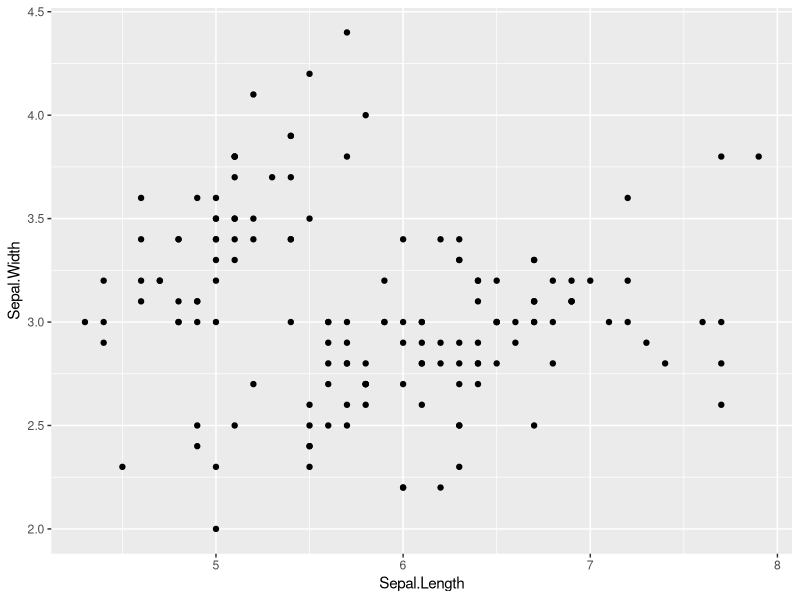
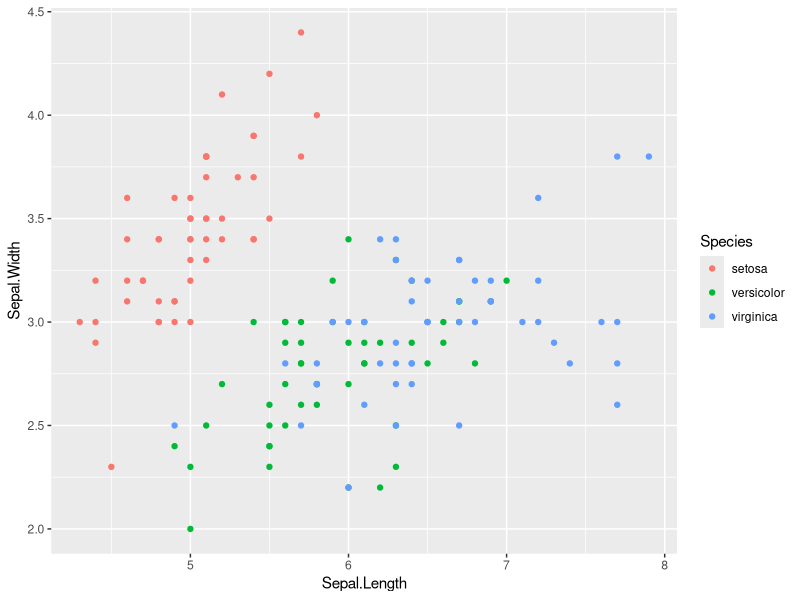
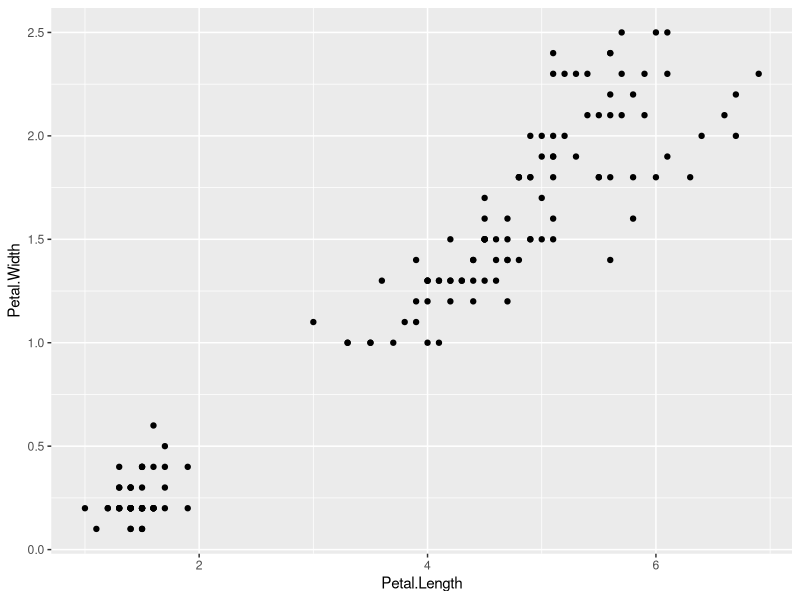
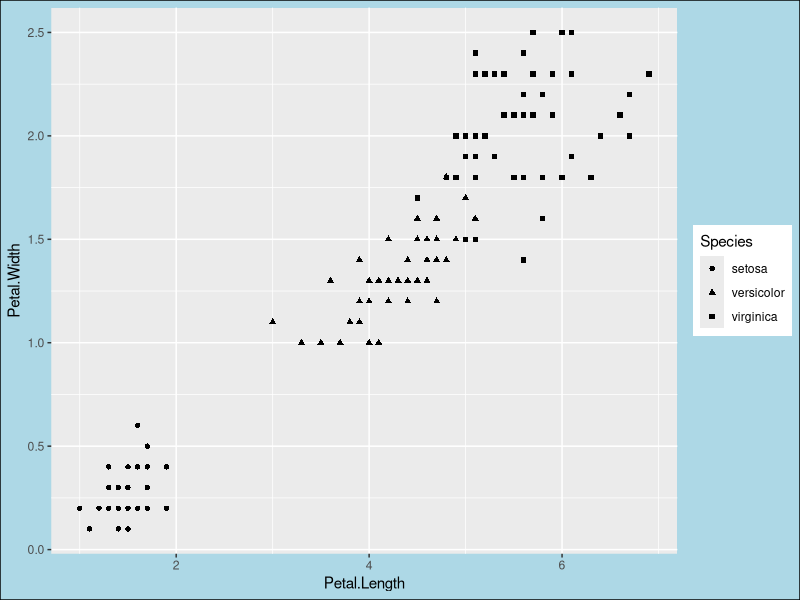
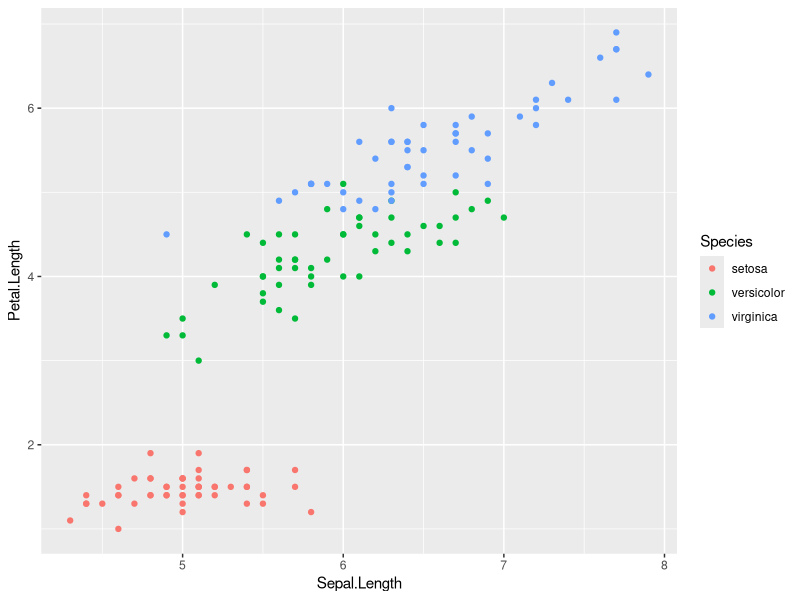
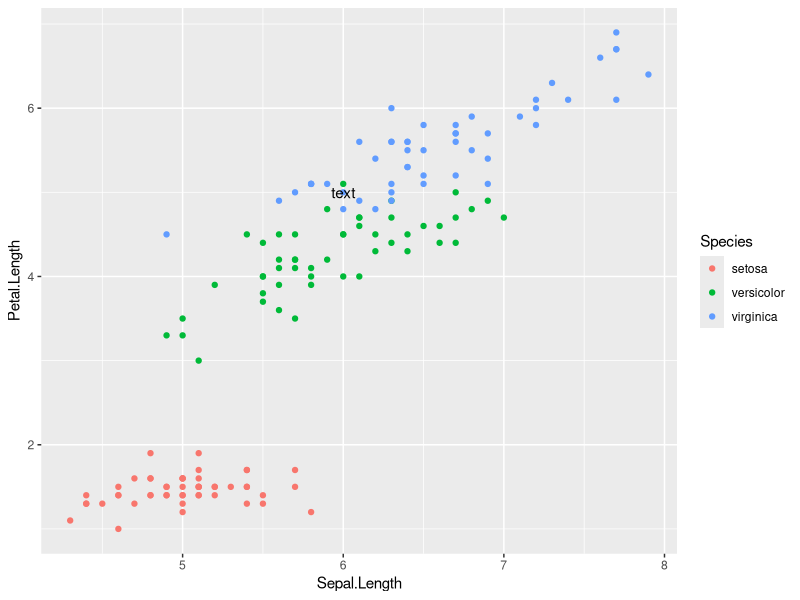
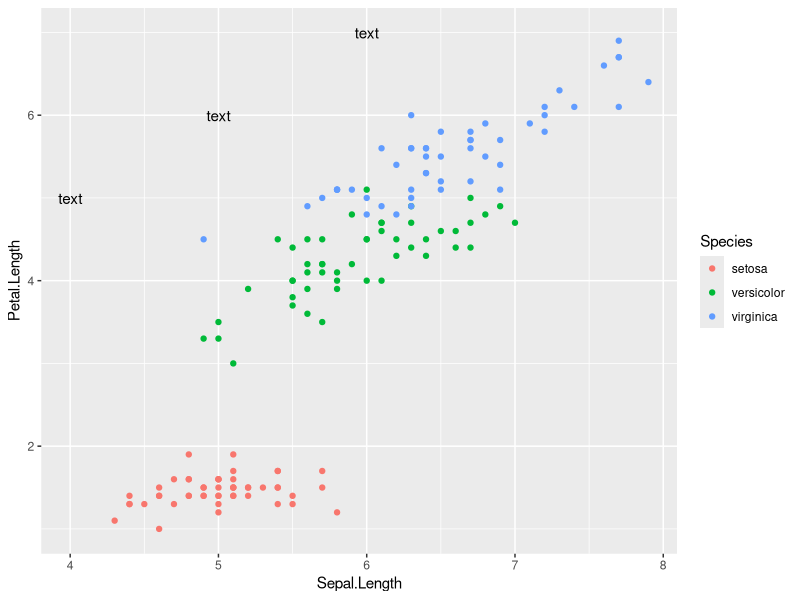
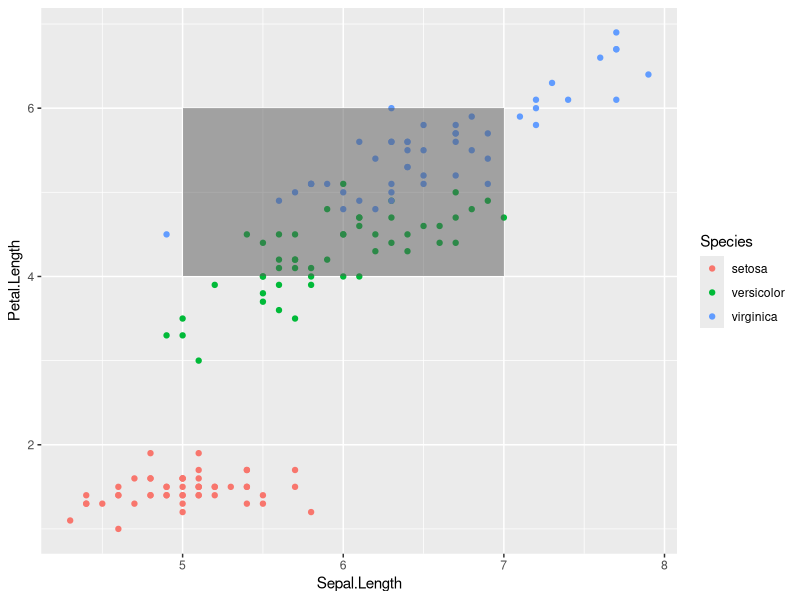

Reproduce these figures in R, in order. (Note: this script raises an error after producing the figures.)
## ---- chunk 1
knitr::opts_chunk$set(echo = TRUE)
## ---- chunk 2
# Loading data
data(iris)
newdata <- iris
str(newdata)
## ---- chunk 3
# Loading package
library(ggplot2)

# Creating a satterplot for two variables 'Sepal.Length' and 'Sepal.Width'
# Write your anwser here
ggplot(data = newdata, mapping = aes(x = Sepal.Length, y = Sepal.Width)) + geom_point()
## ---- chunk 4
# Adding another variable 'Species' and indicate 'Species' using color 
# Write your anwser here
ggplot(data = newdata, mapping = aes(x = Sepal.Length, y = Sepal.Width, col = Species)) + geom_point()
## ---- chunk 5
# Creating a satterplot for two variables 'Petal.Length' and 'Petal.Width'
# Write your answer here
ggplot(data = newdata, mapping = aes(x = Petal.Length, y = Petal.Width)) + geom_point()
## ---- chunk 6
# Adding another variable 'Species' and indicate 'Species' using color 
# Write your answer here
ggplot(data = newdata, mapping = aes(x = Petal.Length, y = Petal.Width, shape = Species)) + geom_point() + theme(plot.background = element_rect(fill = "lightblue", colour = "black"))
## ---- chunk 7
# Load ggplot
library(ggplot2)

# Read in dataset
data(iris)
p <- ggplot(iris, aes(Sepal.Length, Petal.Length, colour=Species)) + geom_point()
p
## ---- chunk 8
# add text
p + annotate("text", x = 6, y = 5, label = "text")
## ---- chunk 9
# add repeat
p + annotate("text", x = 4:6, y = 5:7, label = "text")
## ---- chunk 10
# highlight an area
p + annotate("rect", xmin = 5, xmax = 7, ymin = 4, ymax = 6, alpha = .5)
## ---- chunk 11
# segment
p + annotate("segment", x = 5, xend = 7, y = 4, yend = 5, colour = "black")
## ---- chunk 12
# Load ggplot
library(ggplot2)
# Read in dataset
data(iris)

p <- ggplot(iris, aes(Sepal.Length, Petal.Length, colour=Species)) + geom_point()
p
## ---- chunk 13
# Remove Legend
p + theme(legend.position="none")
## ---- chunk 14
# Hide the legend title
p + theme(legend.title=element_blank())
## ---- chunk 15
# Write your answer here

## ---- chunk 16
# Change the legend title and text font styles
# legend title
p + theme(legend.title = element_text(colour = "blue", size = 10, face = "bold"))
## ---- chunk 17
# Write your answer here

## ---- chunk 18
# Change Legend Title using guides() Function
p + guides(color=guide_legend(title="Iris species"))

## ---- chunk 19
# Default plot
p <- ggplot(iris, aes(Sepal.Length, Petal.Length, colour=Species)) + geom_point()
p
## ---- chunk 20
# Modify main titles
p + ggtitle("main title") +
  xlab("x axis") + ylab("y axis")
# Or
# Change plot titles using the function labs() 
p +labs(title="Change main title",
        x ="change x axis", y = "change y axis")
## ---- chunk 21
# Default plot
p <- ggplot(iris, aes(Sepal.Length, Petal.Length, colour=Species)) + geom_point()
# write your answer here

## ---- chunk 22
# Basic Scatter Plot
ggplot(iris, aes(Sepal.Length, Petal.Length)) + geom_point()
## ---- chunk 23
# Change the shape of points
ggplot(iris, aes(Sepal.Length, Petal.Length)) + geom_point(shape=1)
## ---- chunk 24
ggplot(iris, aes(Sepal.Length, Petal.Length, color = Species)) + geom_point(shape=1)
## ---- chunk 25
# write your answer here

## ---- chunk 26
# write your answer here

## ---- chunk 27
ggplot(mpg, aes(cyl, hwy)) + geom_point() + geom_jitter(aes(colour = class))
# Try the following code and see the difference.
# ggplot(mpg, aes(cyl, hwy, color = class)) + geom_point()
## ---- chunk 28
knitr::include_graphics("./formula_exercise.png")
## ---- chunk 29
# Statistics layer
library(ggplot2)
p <- ggplot(data = mtcars, 
       mapping = aes(x = hp, y = mpg)) +
  geom_point() + 
  stat_smooth(method = lm, formula = y~x, col = "red", cex = 1)

# write your answers here

